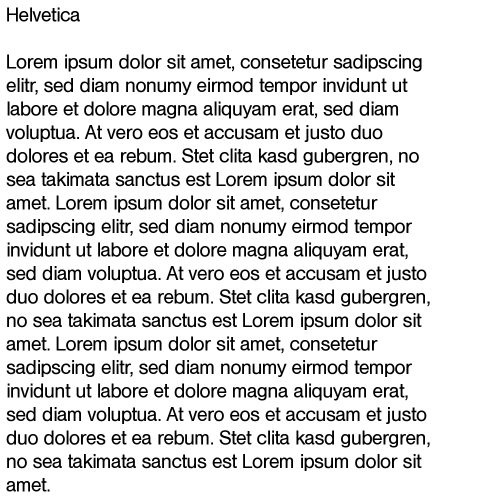
#> input picture ocr/input_images/demo_test1.png, 1000 x 1000 px (shown at 1/2 size); its folder holds only this picture in this run
$ python OCR.py
#> lines starting #> are read from the running program, lines starting #| are printed output that depends on the picture; after the words box and inside, x2 and y2 are one past the last pixel; in counts of white or black regions, pixels touching at a corner belong together
#> further down, image is the input picture: shape (1000, 1000, 3); min 0, max 255, mean 222.1
import cv2
import numpy as np
import os
from os import listdir
from os.path import isfile, join
def convert_to_binary(image):
    blur = cv2.GaussianBlur(image,(5,3), 1)
    imgGray = cv2.cvtColor(blur, cv2.COLOR_BGR2GRAY)
    imagedenoised=cv2.fastNlMeansDenoising(imgGray,None,3,7,11)
    imgThresh = cv2.adaptiveThreshold(imagedenoised,
                                      255,
                                      cv2.ADAPTIVE_THRESH_GAUSSIAN_C,
                                      cv2.THRESH_BINARY_INV,
                                      11,
                                      2)
    return imgThresh


def react(codeinits):
    for itx,(xmin,ymin,width,height) in enumerate(codeinits):
        cv2.rectangle(image,(xmin,ymin),(xmin+width,ymin+height),(0,255,0),2)


def deskew(image):
    gray = cv2.cvtColor(image, cv2.COLOR_BGR2GRAY)
    gray = cv2.bitwise_not(gray)
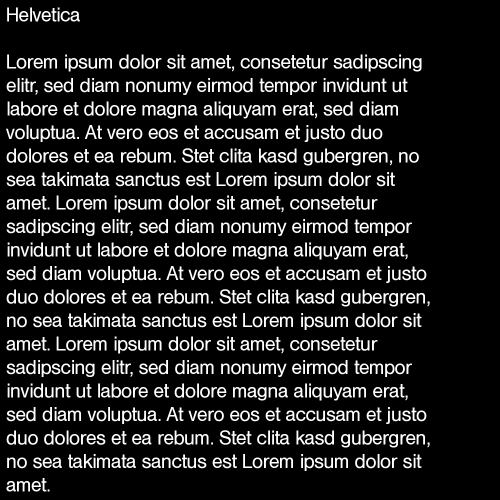
#> gray: shape (1000, 1000) (shown at 1/2 size); min 0, max 255, mean 32.9

    # threshold the image, setting all foreground pixels to
    # 255 and all background pixels to 0
    thresh = cv2.threshold(gray, 0, 255,cv2.THRESH_BINARY | cv2.THRESH_OTSU)[1]
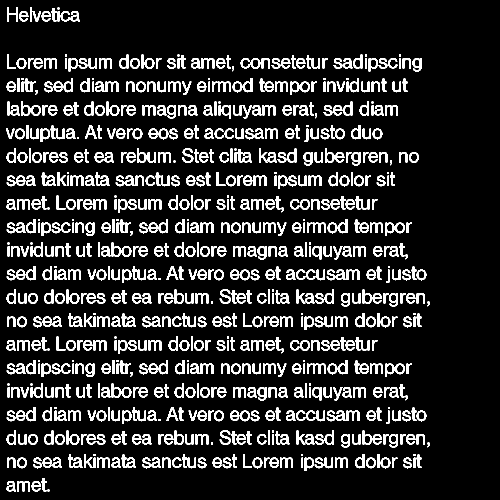
#> thresh: shape (1000, 1000) (shown at 1/2 size); 13.6% white; 787 white regions (58 under 20 px), largest, box (x1, y1, x2, y2) and area: (475, 298, 504, 325) 357, (83, 345, 112, 372) 357, (190, 345, 219, 372) 357
    coords = np.column_stack(np.where(thresh > 0))
#> coords = 135918 pairs, first value 15 to 982, second value 12 to 858
    angle = cv2.minAreaRect(coords)[-1]
#> angle = -89.92
    if angle < -45:
    	angle = -(90 + angle)
#> angle = -0.0795

    # otherwise, just take the inverse of the angle to make
    # it positive
    else:
    	angle = -angle

    (h, w) = image.shape[:2]
    center = (w // 2, h // 2)
    M = cv2.getRotationMatrix2D(center, angle, 1.0)
#> M = [[1, -0.00139, 0.694], [0.00139, 1, -0.693]]
    rotated = cv2.warpAffine(image, M, (w, h),flags=cv2.INTER_CUBIC, borderMode=cv2.BORDER_REPLICATE)
#> in convert_to_binary, `imgThresh = cv2.adaptiveThreshold(imagedenoised, 255, cv2.ADAPTIVE_THR..`:
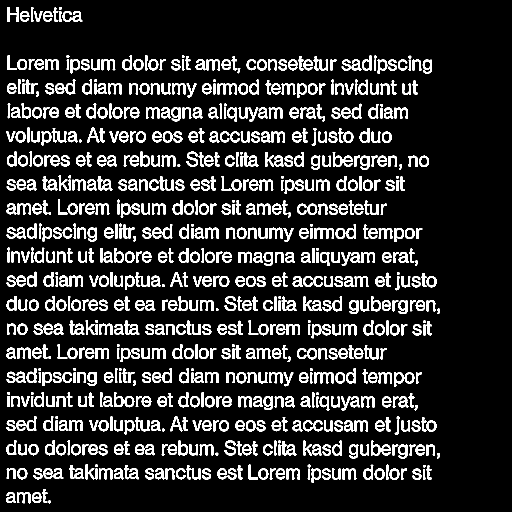
#> imgThresh: shape (1024, 1024) (shown at 1/2 size); 14.3% white; 782 white regions, largest, box (x1, y1, x2, y2) and area: (628, 744, 668, 767) 448, (628, 455, 668, 478) 434, (434, 167, 474, 189) 425

    # draw the correction angle on the image so we can validate it

    return rotated


def Sort_word(sub_li):

    # reverse = None (Sorts in Ascending order)
    # key is set to sort using second element of
    # sublist lambda has been used
    return(sorted(sub_li, key = lambda x: x[0]))


def getHorizontalProjectionProfile(image):
    image[image == 0]   = 1
    image[image == 255] = 0
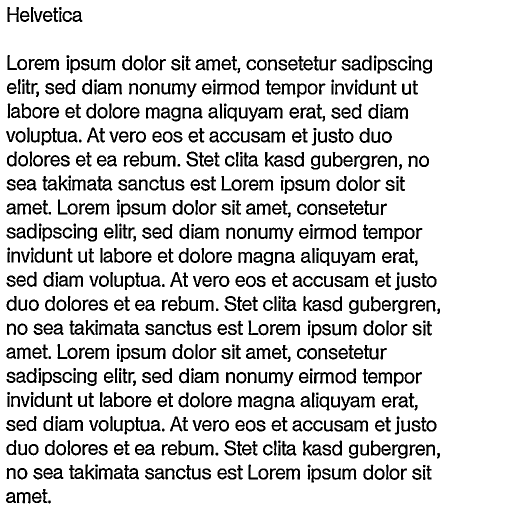
#> image: shape (1024, 1024) (shown at 1/2 size); values 0 (black) and 1 (white), 85.7% white; 782 black regions, largest, box (x1, y1, x2, y2) and area: (628, 744, 668, 767) 448, (628, 455, 668, 478) 434, (434, 167, 474, 189) 425
    horizontal_projection = np.sum(image, axis = 1)
#> horizontal_projection = 1024 values, max 1024 at index 0, min 474 at index 121, mean 877.9
    return horizontal_projection


def getVerticalProjectionProfile(image):
    image[image == 0]   = 1
    image[image == 255] = 0
    vertical_projection = np.sum(image ,axis = 0)
    return vertical_projection


def getcodeinits(image):
    npaContours, npaHierarchy = cv2.findContours(image,cv2.RETR_EXTERNAL,cv2.CHAIN_APPROX_SIMPLE)#Getting values x,y,w,h of each pixel in the connected object
    linecodeinits=[]
    for npaContour in npaContours:
        [intX, intY, intW, intH] = cv2.boundingRect(npaContour)
        linecodeinits.append([intX, intY, intW, intH])

    return linecodeinits


# [6 lines left out: function Sort_line, not called in this run]


############################################################################################
def getcodeinitsword(image,ymin,height):
    npaContours, npaHierarchy = cv2.findContours(image,
                                                 cv2.RETR_EXTERNAL,
                                                 cv2.CHAIN_APPROX_SIMPLE
                                                 )#Getting values x,y,w,h of each pixel in the connected object
    codeinits=[]
    for npaContour in npaContours:
        [intX, intY, intW, intH] = cv2.boundingRect(npaContour)
        codeinits.append([intX, ymin, intW, height])

    return codeinits


def createrightreactangle_word(codeinits):
    #codeinits=Sort_line(codeinits)
    final=[]
    for i in range(0,len(codeinits)):
        if(i == 0) and codeinits[i+1]:
            q=codeinits[i+1]
            ymin0=codeinits[i][0]
            ymax0=ymin0+codeinits[i][2]
            ymin1=q[0]
            p=ymin1-ymax0
            a=[]
            if(p<8):
                a.append(codeinits[i][0])
                a.append(codeinits[i][1])
                a.append(codeinits[i][2]+p+q[2])
                a.append(codeinits[i][3])
                final.append(a)
            else:
                final.append(codeinits[i])
        else:
            ymin0=final[len(final)-1][0]
            ymax0=ymin0+final[len(final)-1][2]
            ymin1=codeinits[i][0]
            p=ymin1-ymax0
            a=[]
            if(p<8):
                a.append(final[len(final)-1][0])
                a.append(final[len(final)-1][1])
                a.append(final[len(final)-1][2]+p+codeinits[i][2])
                a.append(final[len(final)-1][3])
                final.pop()
                final.append(a)
            else:
                final.append(codeinits[i])

    print(final)
    return final


def getwordcodeinits(image,ymin,height):
    finalcodeinits=[]
    dummyimage=np.zeros((image.shape[0],image.shape[1]),np.uint8)
    vertical_projection=getVerticalProjectionProfile(image)

    lsts=[]
    for idx, bound in enumerate(vertical_projection):
        if bound != dummy.shape[0]:
            lsts.append(idx)
    for i in lsts:
        cv2.line(dummyimage, (i, 0), (i, dummy.shape[0]), (255,255,255), 2)
    finalcodeinits.append(getcodeinitsword(dummyimage,ymin,height))
    return finalcodeinits


if __name__ == '__main__':
    folder_name = 'input_images'
    cwd = os.getcwd()
    folder_path = os.path.join(cwd,folder_name)
    all_files = [f for f in listdir(folder_path) if isfile(join(folder_path, f))]
    for file in all_files:
        image_path = os.path.join(folder_path,file)
        image=cv2.imread(image_path)
        image=deskew(image)
        image=cv2.resize(image,(1024,1024))
        img=np.zeros((image.shape[0],image.shape[1]),np.uint8)
        imgThresh=convert_to_binary(image)
        horizontal_projection = getHorizontalProjectionProfile(imgThresh.copy())
        lst=[]
        for idx, bound in enumerate(horizontal_projection):
            if bound != image.shape[1] :
                lst.append(idx)
#> this loop made 1024 passes
#> bound on passes 1 to 3: 1024, 1024, 1024
#> after the loop, lst = 720 values from 14 to 1006

        for i in lst:
            cv2.line(img, (0, i), (image.shape[1], i), (255,255,255), 2)
#> this loop made 720 passes
#> i on passes 1 to 3: 14, 15, 16
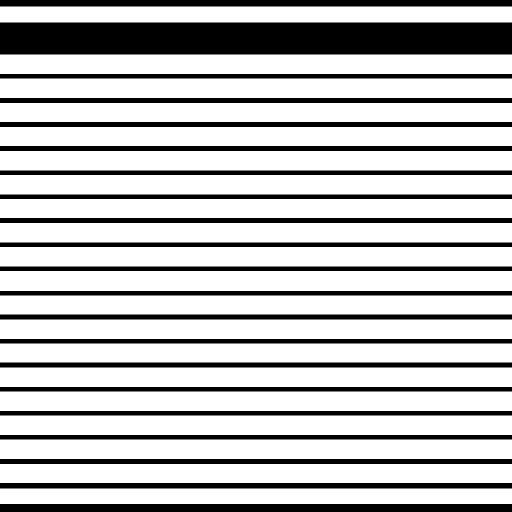
#> img: shape (1024, 1024) (shown at 1/2 size); 74.2% white; 21 black regions

        linecodeinits=getcodeinits(img)
#> in getcodeinits, `npaContours, npaHierarchy = cv2.findContours(image,cv2.RETR_EXTERNAL,c..`: npaContours = 20 contours; largest, box (x1, y1, x2, y2) and area: (0, 542, 1024, 582) 39897, (0, 879, 1024, 918) 38874, (0, 831, 1024, 870) 38874, (0, 783, 1024, 822) 38874, (0, 735, 1024, 774) 38874; npaHierarchy = 20 rows, first 6: [1, -1, -1, -1], [2, 0, -1, -1], [3, 1, -1, -1], [4, 2, -1, -1], [5, 3, -1, -1], [6, 4, -1, -1]
#> the loop in getcodeinits, `for npaContour in npaContours:` made 20 passes
#> (npaContour, intY, intH) on passes 1 to 7: ([[0, 977], [0, 1007], [1023, 1007], [1023, 977]], 977, 31), ([[0, 928], [0, 965], [1023, 965], [1023, 928]], 928, 38), ([[0, 879], [0, 917], [1023, 917], [1023, 879]], 879, 39), ([[0, 831], [0, 869], [1023, 869], [1023, 831]], 831, 39), ([[0, 783], [0, 821], [1023, 821], [1023, 783]], 783, 39), ([[0, 735], [0, 773], [1023, 773], [1023, 735]], 735, 39), ([[0, 687], [0, 724], [1023, 724], [1023, 687]], 687, 38)
#> after the loop in getcodeinits, `for npaContour in npaContours:`: linecodeinits = 20 items, first 6: [0, 977, 1024, 31], [0, 928, 1024, 38], [0, 879, 1024, 39], [0, 831, 1024, 39], [0, 783, 1024, 39], [0, 735, 1024, 39]
        len(linecodeinits)
        a=[]
        for [intX, intY, intW, intH] in linecodeinits:
            dummy=imgThresh[intY:intY+intH,intX:intX+intW]
            a.append(getwordcodeinits(dummy,intY,intH))
#> this loop made 20 passes
#> (intY, intH) on passes 2 to 9: (928, 38), (879, 39), (831, 39), (783, 39), (735, 39), (687, 38), (639, 39), (591, 38)
#> pass 3, `dummy=imgThresh[intY:intY+intH,intX:intX+intW]`:
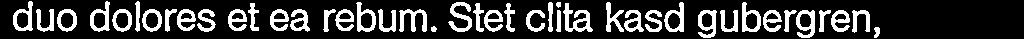
#> dummy: shape (39, 1024); 21.8% white; 43 white regions, largest, box (x1, y1, x2, y2) and area: (563, 3, 593, 32) 382, (399, 9, 427, 32) 318, (448, 2, 472, 32) 316
#> after the loop, a = 20 items


        wordcodeinits=[]
        for i in range(0,len(a)):
            wordcodeinits.append(Sort_word(a[i][0]))
#> this loop made 20 passes
#> after the loop, wordcodeinits = 20 items

        wordcodeinits

        finalcodeinits=[]
        for i in range(0,len(wordcodeinits)):
            print(wordcodeinits[i])
            print(len(wordcodeinits[i]))
            mini=len(wordcodeinits[i])
            if (mini > 1):
                finalcodeinits.append(createrightreactangle_word(wordcodeinits[i]))
            else:
                finalcodeinits.append(wordcodeinits[i])
#> this loop made 20 passes
#> mini on passes 1 to 8: 2, 19, 21, 19, 21, 22, 16, 17
#> (printed output is left out)
#> after the loop, finalcodeinits = 20 items


        len(finalcodeinits)
        for i in range(0,len(finalcodeinits)):
            print(finalcodeinits[i])
            react(finalcodeinits[i])

        cv2.imshow('Binary image',image)
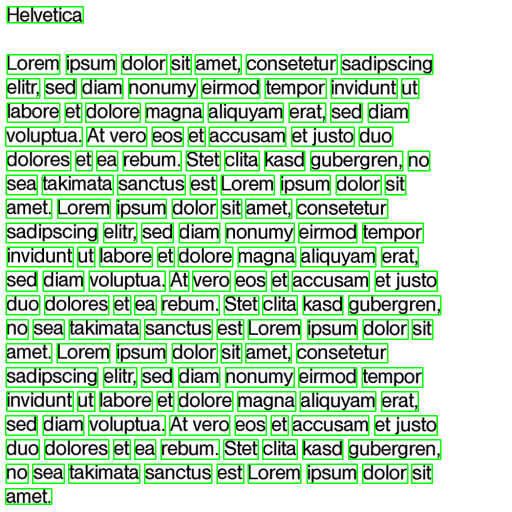
#> window 'Binary image': shape (1024, 1024, 3) (shown at 1/2 size); mean B, G, R 193.9, 222.2, 193.9
        cv2.waitKey(0)

$ run again, on ocr/input_images/demo_test6.png
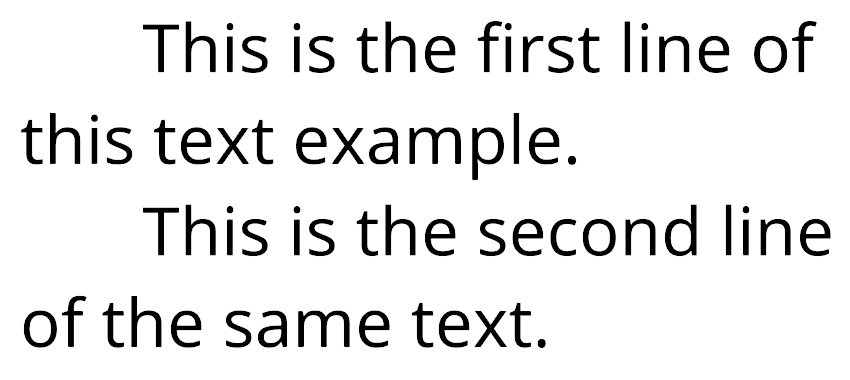
#> input picture ocr/input_images/demo_test6.png, 850 x 380 px
#> image is the input picture: shape (380, 850, 3); min 0, max 255, mean 232.5
#> in deskew, `thresh = cv2.threshold(gray, 0, 255,cv2.THRESH_BINARY | cv2.THRESH_OTS..`:
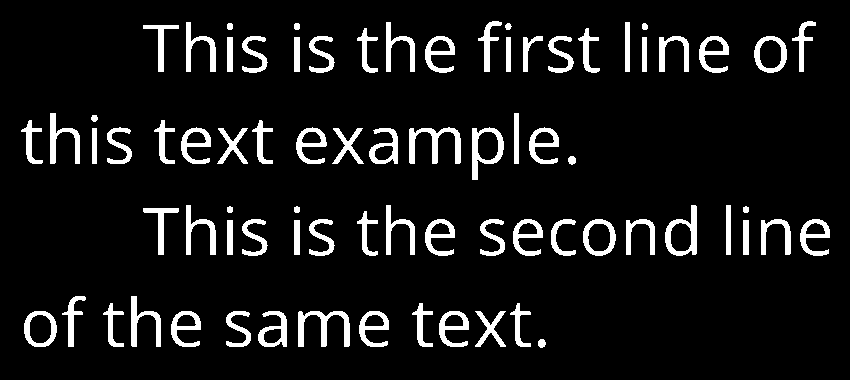
#> thresh: shape (380, 850); 8.6% white; 77 white regions, largest, box (x1, y1, x2, y2) and area: (409, 127, 461, 164) 763, (298, 311, 350, 347) 755, (472, 127, 504, 180) 646
#> coords = 27705 pairs, first value 21 to 347, second value 21 to 829
#> in deskew, `angle = cv2.minAreaRect(coords)[-1]`: angle = -90
#> in deskew, `angle = -(90 + angle)`: angle = 0
#> M = [[1, 0, 0], [0, 1, 0]]
#> imgThresh: shape (1024, 1024); 8.7% white; 77 white regions, largest, box (x1, y1, x2, y2) and area: (493, 343, 555, 442) 2443, (359, 838, 421, 936) 2375, (569, 343, 607, 485) 2046
#> in getHorizontalProjectionProfile, `horizontal_projection = np.sum(image, axis = 1)`: horizontal_projection = 1024 values, max 1024 at index 0, min 615 at index 107, mean 934.8
#> the loop `for idx, bound in enumerate(horizontal_projection):` made 1024 passes
#> bound on passes 1 to 3: 1024, 1024, 1024
#> after the loop `for idx, bound in enumerate(horizontal_projection):`: lst = 602 values from 56 to 937
#> in getcodeinits, `npaContours, npaHierarchy = cv2.findContours(image,cv2.RETR_EXTERNAL,c..`: npaContours = 4 contours; box (x1, y1, x2, y2) and area: (0, 303, 1024, 486) 186186, (0, 796, 1024, 939) 145266, (0, 55, 1024, 198) 145266, (0, 550, 1024, 691) 143220; npaHierarchy = [[1, -1, -1, -1], [2, 0, -1, -1], [3, 1, -1, -1], [-1, 2, -1, -1]]
#> the loop in getcodeinits, `for npaContour in npaContours:` made 4 passes
#> (npaContour, intY, intH) on passes 1 to 4: ([[0, 796], [0, 938], [1023, 938], [1023, 796]], 796, 143), ([[0, 550], [0, 690], [1023, 690], [1023, 550]], 550, 141), ([[0, 303], [0, 485], [1023, 485], [1023, 303]], 303, 183), ([[0, 55], [0, 197], [1023, 197], [1023, 55]], 55, 143)
#> after the loop in getcodeinits, `for npaContour in npaContours:`: linecodeinits = [[0, 796, 1024, 143], [0, 550, 1024, 141], [0, 303, 1024, 183], [0, 55, 1024, 143]]
#> the loop `for [intX, intY, intW, intH] in linecodeinits:` made 4 passes
#> (intY, intH) on passes 1 to 4: (796, 143), (550, 141), (303, 183), (55, 143)
#> after the loop `for [intX, intY, intW, intH] in linecodeinits:`: a = 4 items
#> the loop `for i in range(0,len(a)):` made 4 passes
#> the loop `for i in range(0,len(wordcodeinits)):` made 4 passes
#> mini on passes 1 to 4: 14, 19, 16, 20
#> (printed output is left out)
#> the loop `for i in range(0,len(finalcodeinits)):` made 4 passes
#> (printed output is left out)
#> `cv2.imshow('Binary image',image)`:
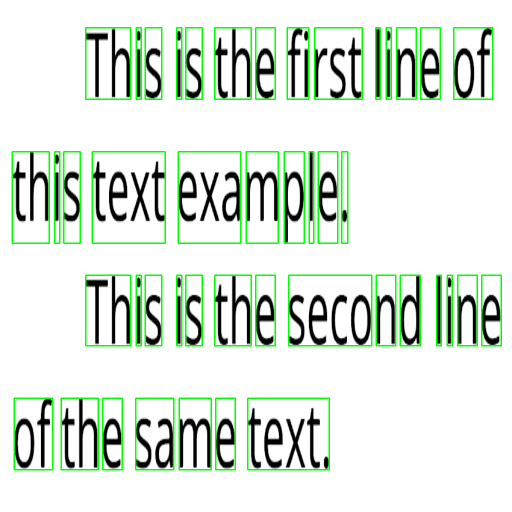
#> window 'Binary image': shape (1024, 1024, 3) (shown at 1/2 size); mean B, G, R 219.8, 233, 219.8

$ run again, on ocr/input_images/demo_test7.jpg
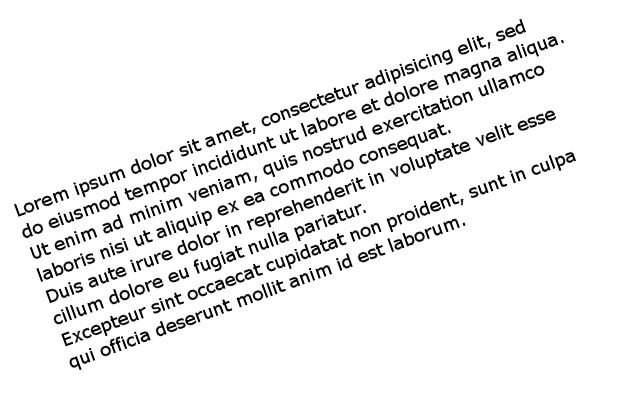
#> input picture ocr/input_images/demo_test7.jpg, 640 x 400 px
#> image is the input picture: shape (400, 640, 3); min 0, max 255, mean 237.7
#> in deskew, `thresh = cv2.threshold(gray, 0, 255,cv2.THRESH_BINARY | cv2.THRESH_OTS..`:
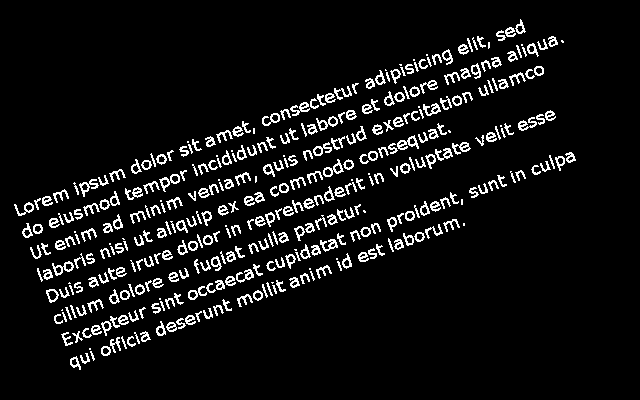
#> thresh: shape (400, 640); 7.3% white in thin lines or dots, all inside (x1, y1, x2, y2) = (14, 19, 576, 370)
#> coords = 18563 pairs, first value 19 to 369, second value 14 to 575
#> in deskew, `angle = cv2.minAreaRect(coords)[-1]`: angle = -69.58
#> in deskew, `angle = -(90 + angle)`: angle = -20.42
#> M = [[0.937, -0.349, 89.88], [0.349, 0.937, -99.07]]
#> imgThresh: shape (1024, 1024); 7.9% white; 392 white regions, largest, box (x1, y1, x2, y2) and area: (488, 606, 514, 643) 444, (711, 491, 737, 528) 440, (718, 373, 744, 409) 439
#> in getHorizontalProjectionProfile, `horizontal_projection = np.sum(image, axis = 1)`: horizontal_projection = 1024 values, max 1024 at index 0, min 585 at index 326, mean 943.3
#> after the loop `for idx, bound in enumerate(horizontal_projection):`: lst = 435 values from 248 to 706
#> the loop `for i in lst:` made 435 passes
#> i on passes 1 to 3: 248, 249, 250
#> in getcodeinits, `npaContours, npaHierarchy = cv2.findContours(image,cv2.RETR_EXTERNAL,c..`: npaContours = 4 contours; box (x1, y1, x2, y2) and area: (0, 247, 1024, 418) 173910, (0, 482, 1024, 594) 113553, (0, 600, 1024, 708) 109461, (0, 421, 1024, 480) 59334; npaHierarchy = [[1, -1, -1, -1], [2, 0, -1, -1], [3, 1, -1, -1], [-1, 2, -1, -1]]
#> the loop in getcodeinits, `for npaContour in npaContours:` made 4 passes
#> (npaContour, intY, intH) on passes 1 to 4: ([[0, 600], [0, 707], [1023, 707], [1023, 600]], 600, 108), ([[0, 482], [0, 593], [1023, 593], [1023, 482]], 482, 112), ([[0, 421], [0, 479], [1023, 479], [1023, 421]], 421, 59), ([[0, 247], [0, 417], [1023, 417], [1023, 247]], 247, 171)
#> after the loop in getcodeinits, `for npaContour in npaContours:`: linecodeinits = [[0, 600, 1024, 108], [0, 482, 1024, 112], [0, 421, 1024, 59], [0, 247, 1024, 171]]
#> the loop `for [intX, intY, intW, intH] in linecodeinits:` made 4 passes
#> (intY, intH) on passes 1 to 4: (600, 108), (482, 112), (421, 59), (247, 171)
#> after the loop `for [intX, intY, intW, intH] in linecodeinits:`: a = 4 items
#> the loop `for i in range(0,len(a)):` made 4 passes
#> the loop `for i in range(0,len(wordcodeinits)):` made 4 passes
#> mini on passes 1 to 4: 13, 10, 23, 7
#> (printed output is left out)
#> the loop `for i in range(0,len(finalcodeinits)):` made 4 passes
#| [[44, 600, 685, 108], [739, 600, 64, 108], [811, 600, 24, 108], [845, 600, 75, 108]]
#| [[45, 482, 544, 112], [597, 482, 24, 112], [632, 482, 136, 112], [778, 482, 136, 112]]
#| [[47, 421, 96, 59], [152, 421, 48, 59], [210, 421, 133, 59], [351, 421, 37, 59], [396, 421, 35, 59], [441, 421, 143, 59], [593, 421, 155, 59]]
#| [[46, 247, 922, 171]]
#> `cv2.imshow('Binary image',image)`:
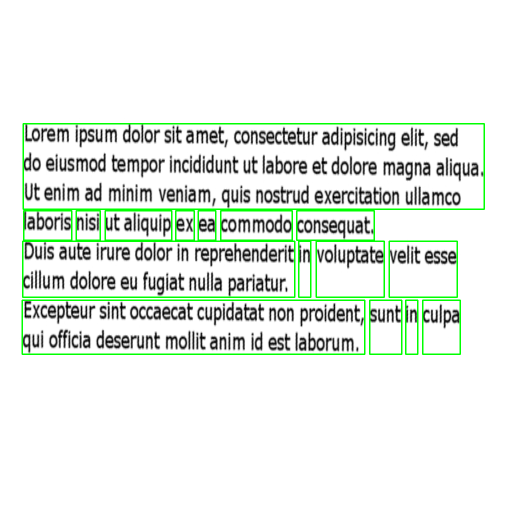
#> window 'Binary image': shape (1024, 1024, 3) (shown at 1/2 size); mean B, G, R 230.8, 237.5, 230.8
